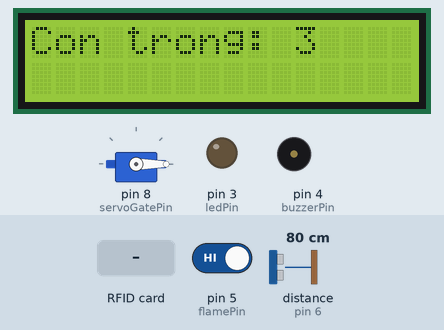
This sketch was run on a simulated Arduino Uno, built with avr-gcc and run on an emulated ATmega328P. On the bench: 16×2 character LCD, servo, output pins drawn as LEDs (lit = HIGH), buzzer (waves = sounding). Wiring (inferred from the names in the program): ultrasonic range finder: trigger pin 7; echo pin 6. Dashed ring = blinking. The inputs (shaded band) are chosen by the test bench; at power-on: pin 5 (flamePin) HIGH, distance to the obstacle (sensor on pin 6) 80 cm. The echo pulse lasts 58.3 µs per cm; pins used as bus, display or sensor lines are not drawn; what the sketch prints to the serial monitor is not drawn.

Above: at 1.8 s.
1.9 s: pin 5 (flamePin) driven LOW
At 3.3 s:
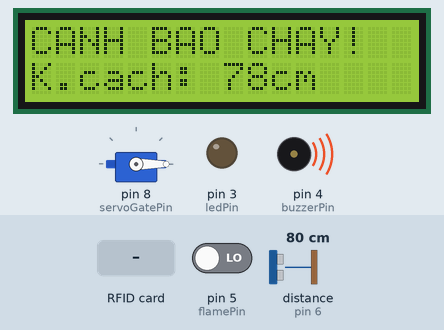
6.0 s: RFID card 57 52 CA 01 held to the reader
At 6.8 s:
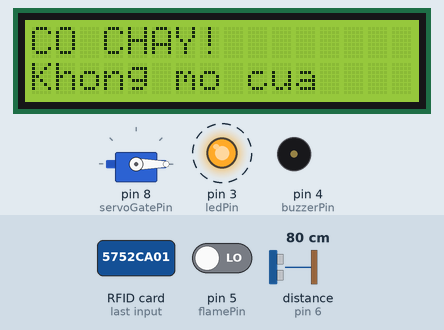
9.9 s: distance to the obstacle (sensor on pin 6) set to 2 cm
At 13.7 s:
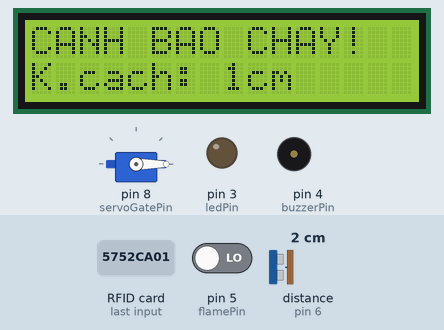
14.0 s: distance to the obstacle (sensor on pin 6) set to 4 cm
At 15.5 s:
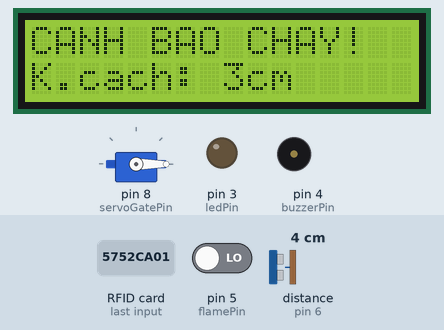
18.1 s: RFID card 5E 7A 19 C4 held to the reader
At 18.6 s:
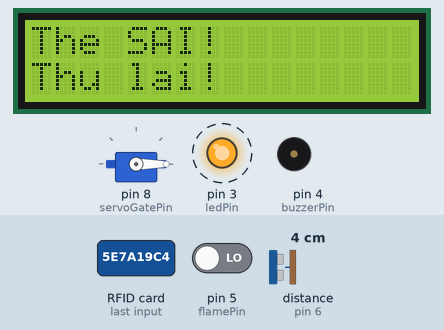
21.7 s: distance to the obstacle (sensor on pin 6) set to 9 cm
At 25.4 s:
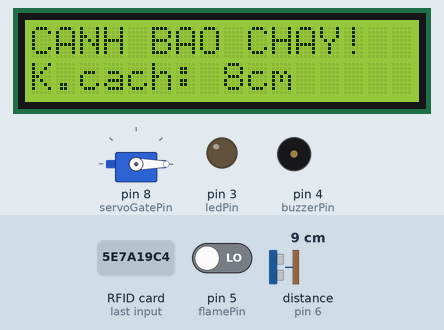
Timing chart, 0 to 26.9 s (numbered marks = the images above; inputs shaded):
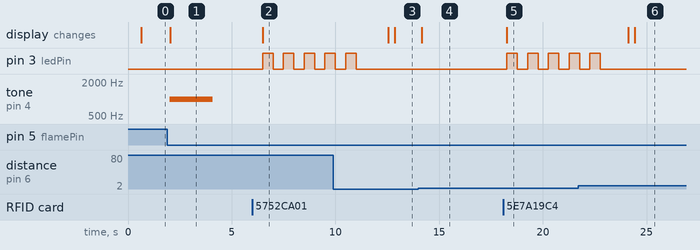

The sketch:

project_smartparking.ino
```cpp
#include <Wire.h>
#include <LiquidCrystal_I2C.h>
#include <Servo.h>
#include <SPI.h>
#include <MFRC522.h>

// ====== CHÂN KẾT NỐI ======
const int ledPin = 3;
const int servoGatePin = 8;
const int trigPin = 7;
const int echoPin = 6;
const int flamePin = 5;
const int buzzerPin = 4;

// RFID
#define SS_PIN 10
#define RST_PIN 9
MFRC522 mfrc522(SS_PIN, RST_PIN);

// LCD
LiquidCrystal_I2C lcd(0x27, 16, 2);
Servo servoGate;

// Thẻ RFID hợp lệ
byte validCard1[] = { 0x57, 0x52, 0xCA, 0x01 };
byte validCard2[] = { 0xB3, 0x86, 0x87, 0x56 };

int availableSpots = 3;
int maxSpots = 3;

// Biến siêu âm
const int detectionDistance = 15;
bool waitingForCarDecision = false;
unsigned long gateOpenTime = 0;
const unsigned long decisionTimeout = 10000;

// Biến cảm biến lửa
bool fireDetected = false;
bool fireAlarmActive = false;
unsigned long fireAlarmStart = 0;
const unsigned long fireAlarmDuration = 2000;

// Biến timing - ĐÃ CHỈNH DÀI HƠN
unsigned long lastUltrasonicTime = 0;
const unsigned long ultrasonicInterval = 200;
unsigned long lastFireCheckTime = 0;
const unsigned long fireCheckInterval = 1000;
unsigned long lastLCDUpdateTime = 0;
const unsigned long lcdUpdateInterval = 2000;
unsigned long lastRfidCheckTime = 0;
const unsigned long rfidCheckInterval = 500;

int currentDistance = 999;
bool carInRange = false;

// ====== LCD ======
void updateLCD() {
  lcd.clear();
  lcd.setCursor(0, 0);

  if (fireDetected) {
    lcd.print("CANH BAO CHAY!");
    lcd.setCursor(0, 1);
    lcd.print("K.cach: ");
    lcd.print(currentDistance);
    lcd.print("cm");
    return;
  }

  if (availableSpots > 0) {
    lcd.print("Con trong: ");
    lcd.print(availableSpots);
  } else {
    lcd.print("DA DAY!");
    lcd.setCursor(0, 1);
    lcd.print("Chuyen ben");
  }

  lastLCDUpdateTime = millis();
}

// ====== NHÁY LED KHÔNG CHẶN - ĐÃ CHỈNH 500ms ======
void blinkLEDNoBlock(int times) {
  static unsigned long lastBlinkTime = 0;
  static int blinkCount = 0;
  static bool ledState = LOW;

  if (blinkCount >= times) return;

  if (millis() - lastBlinkTime >= 500) {
    lastBlinkTime = millis();
    ledState = !ledState;
    digitalWrite(ledPin, ledState);

    if (ledState == LOW) {
      blinkCount++;
    }
  }
}

// ====== ĐO KHOẢNG CÁCH KHÔNG CHẶN ======
void checkUltrasonic() {
  if (millis() - lastUltrasonicTime < ultrasonicInterval) return;
  lastUltrasonicTime = millis();

  //Phát xung từ chân trig
  digitalWrite(trigPin, 0);
  delayMicroseconds(2);
  digitalWrite(trigPin, 1);
  delayMicroseconds(10);
  digitalWrite(trigPin, 0);

  //Đọc thời gian với timeout ngắn
  unsigned long thoigian = pulseIn(echoPin, HIGH, 10000);  // Timeout 10ms

  if (thoigian == 0) {
    currentDistance = 999;
  } else {
    currentDistance = int(thoigian / 2 / 29.412);
  }

  carInRange = (currentDistance <= detectionDistance && currentDistance > 0);

  // Debug
  static unsigned long lastPrint = 0;
  if (millis() - lastPrint >= 2000) {
    lastPrint = millis();
    Serial.print("Distance: ");
    Serial.print(currentDistance);
    Serial.print("cm | Car: ");
    Serial.println(carInRange ? "YES" : "NO");
  }
}

// ====== KIỂM TRA CẢM BIẾN LỬA ======
void checkFireSensor() {
  if (millis() - lastFireCheckTime < fireCheckInterval) return;
  lastFireCheckTime = millis();

  bool flameDetected = (digitalRead(flamePin) == LOW);

  if (flameDetected) {
    if (!fireDetected) {
      fireDetected = true;
      fireAlarmActive = true;
      fireAlarmStart = millis();

      Serial.println("CANH BAO: Phat hien lua!");
      tone(buzzerPin, 1000);
      updateLCD();
    }
  } else {
    if (fireDetected) {
      fireDetected = false;
      Serial.println("Lua da duoc kiem soat!");
      updateLCD();
    }
  }

  if (fireAlarmActive && (millis() - fireAlarmStart >= fireAlarmDuration)) {
    fireAlarmActive = false;
    noTone(buzzerPin);
  }
}

// ====== KIỂM TRA THẺ RFID HỢP LỆ ======
bool isCardValid() {
  bool matchCard1 = true;
  bool matchCard2 = true;

  for (byte i = 0; i < mfrc522.uid.size; i++) {
    if (mfrc522.uid.uidByte[i] != validCard1[i]) matchCard1 = false;
    if (mfrc522.uid.uidByte[i] != validCard2[i]) matchCard2 = false;
  }

  return (matchCard1 || matchCard2);
}

// ====== MỞ CỔNG VÀ CHỜ QUYẾT ĐỊNH - ĐÃ CHỈNH SERVO VÀ LED ======
void openGateAndWaitForDecision() {
  if (fireDetected) {
    Serial.println("KHONG MO CUA: Dang co chay!");
    lcd.clear();
    lcd.print("CO CHAY!");
    lcd.setCursor(0, 1);
    lcd.print("Khong mo cua");

    // Nhấp nháy LED với 500ms mỗi lần
    for (int i = 0; i < 5; i++) {
      digitalWrite(ledPin, HIGH);
      delay(500);  // ĐÃ CHỈNH: 200ms → 500ms
      digitalWrite(ledPin, LOW);
      delay(500);  // ĐÃ CHỈNH: 200ms → 500ms
    }

    delay(1000);
    updateLCD();
    return;
  }

  lcd.clear();
  lcd.print("Mo cua...");

  // Mở servo với thời gian 1000ms
  servoGate.write(90);
  delay(500);  // ĐÃ CHỈNH: Thêm delay 1000ms cho servo

  // Nhấp nháy với 500ms mỗi lần
  for (int i = 0; i < 3; i++) {
    digitalWrite(ledPin, HIGH);
    delay(500);  // ĐÃ CHỈNH: 100ms → 500ms
    digitalWrite(ledPin, LOW);
    delay(500);  // ĐÃ CHỈNH: 100ms → 500ms
  }

  waitingForCarDecision = true;
  gateOpenTime = millis();

  Serial.println("Cua da mo! Dang kiem tra xe...");
}

// ====== KIỂM TRA VÀ QUYẾT ĐỊNH TĂNG/GIẢM CHỖ ======
void checkAndMakeDecision() {
  if (!waitingForCarDecision) return;

  // Kiểm tra timeout (10 giây)
  if (millis() - gateOpenTime > decisionTimeout) {
    Serial.println("Het thoi gian! Dong cua.");
    closeGate();
    waitingForCarDecision = false;
    return;
  }

  // Sử dụng giá trị khoảng cách đã đo trước đó
  if (carInRange) {
    // CÓ xe trong vùng -> XE VÀO
    if (availableSpots > 0) {
      availableSpots--;
      Serial.println("Xe vao!");
      Serial.print("Cho con trong: ");
      Serial.println(availableSpots);
    }

    // Đóng cổng
    closeGate();
    waitingForCarDecision = false;

    // Hiển thị thông báo nhanh
    lcd.clear();
    lcd.print("Xe da vao!");
    delay(500);
    updateLCD();

  } else {
    // KHÔNG có xe trong vùng -> XE RA
    availableSpots++;
    if (availableSpots > maxSpots) {
      availableSpots = maxSpots;
    }

    Serial.println("Xe ra!");
    Serial.print("Cho con trong: ");
    Serial.println(availableSpots);

    // Đóng cổng
    closeGate();
    waitingForCarDecision = false;

    // Hiển thị thông báo nhanh
    lcd.clear();
    lcd.print("Xe da ra!");
    delay(500);
    updateLCD();
  }
}

// ====== ĐÓNG CỔNG - ĐÃ CHỈNH SERVO ======
void closeGate() {
  servoGate.write(0);
  delay(500);  // ĐÃ CHỈNH: 100ms → 1000ms
  Serial.println("Cua da dong.");
}

// ====== KIỂM TRA RFID ======
void checkRFID() {
  if (millis() - lastRfidCheckTime < rfidCheckInterval) return;
  lastRfidCheckTime = millis();

  if (mfrc522.PICC_IsNewCardPresent() && mfrc522.PICC_ReadCardSerial()) {
    // Hiển thị UID
    Serial.print("UID the: ");
    for (byte i = 0; i < mfrc522.uid.size; i++) {
      Serial.print(mfrc522.uid.uidByte[i] < 0x10 ? " 0" : " ");
      Serial.print(mfrc522.uid.uidByte[i], HEX);
    }
    Serial.println();

    if (isCardValid()) {
      Serial.println("The hop le!");
      openGateAndWaitForDecision();
    } else {
      Serial.println("The RFID KHONG HOP LE!");
      lcd.clear();
      lcd.print("The SAI!");
      lcd.setCursor(0, 1);
      lcd.print("Thu lai!");

      // Nhấp nháy với 500ms
      for (int i = 0; i < 5; i++) {
        digitalWrite(ledPin, HIGH);
        delay(500);  // ĐÃ CHỈNH: 50ms → 500ms
        digitalWrite(ledPin, LOW);
        delay(500);  // ĐÃ CHỈNH: 50ms → 500ms
      }

      delay(800);
      updateLCD();
    }

    mfrc522.PICC_HaltA();
    mfrc522.PCD_StopCrypto1();
  }
}

// ====== SETUP ======
void setup() {
  Serial.begin(9600);
  Serial.println("=== KHOI DONG HE THONG ===");

  // Cấu hình chân
  pinMode(ledPin, OUTPUT);
  pinMode(trigPin, OUTPUT);
  pinMode(echoPin, INPUT);
  pinMode(flamePin, INPUT_PULLUP);
  pinMode(buzzerPin, OUTPUT);

  digitalWrite(ledPin, LOW);
  digitalWrite(trigPin, LOW);
  digitalWrite(buzzerPin, LOW);
  noTone(buzzerPin);

  // Khởi tạo I2C trước
  Wire.begin();

  // Khởi tạo LCD
  lcd.init();
  lcd.backlight();
  lcd.clear();
  lcd.print("Khoi dong...");
  delay(500);

  // Khởi tạo RFID
  SPI.begin();
  mfrc522.PCD_Init();

  // Khởi tạo servo
  servoGate.attach(servoGatePin);
  servoGate.write(0);

  // Hiển thị ban đầu
  updateLCD();

  Serial.println("He thong san sang!");
}

// ====== LOOP - KHÔNG DÙNG DELAY LỚN ======
void loop() {
  // 1. Kiểm tra siêu âm (quan trọng nhất)
  checkUltrasonic();

  // 2. Kiểm tra cảm biến lửa
  checkFireSensor();

  // 3. Kiểm tra nếu đang chờ quyết định
  if (waitingForCarDecision) {
    checkAndMakeDecision();
  }

  // 4. Kiểm tra RFID
  checkRFID();

  // 5. Cập nhật LCD định kỳ
  if (millis() - lastLCDUpdateTime >= lcdUpdateInterval) {
    updateLCD();
  }

  // Delay nhỏ để ổn định
  delay(10);
}
```

Measured:
- after the input at 1.9 s, tone on pin 4 (buzzerPin): silent → 1000 Hz after 0.12 s, → silent 2.1 s later; the display: changes after 0.15 s (image 1)
- after the input at 6.0 s, pin 3 (ledPin): alternates HIGH for 0.50 s and LOW for 0.50 s, starting after 0.49 s; the display: changes after 0.49 s (image 2)
- after the input at 18.1 s, pin 3 (ledPin): alternates HIGH for 0.50 s and LOW for 0.50 s, starting after 0.17 s; the display: changes after 0.17 s (image 5)
